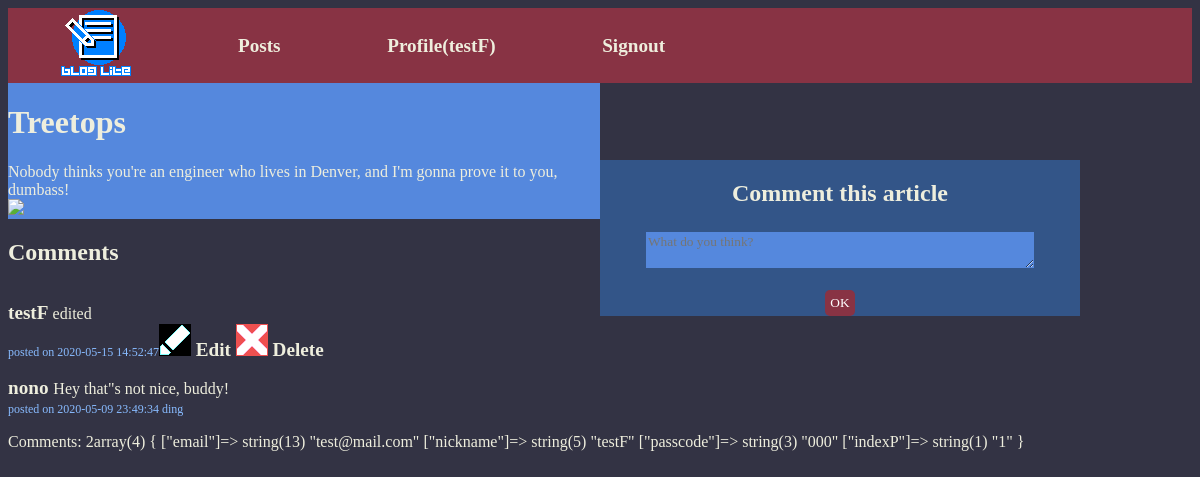
Page /?page=article&indexA=14 (signed in) on the committed database.
### tables this page shows
CREATE TABLE `article` (
  `title` varchar(255) DEFAULT NULL,
  `body` text,
  `submitDate` timestamp NOT NULL DEFAULT CURRENT_TIMESTAMP,
  `indexA` int(8) NOT NULL,
  `indexP` int(8) NOT NULL
);

CREATE TABLE `reaction` (
  `comment` text,
  `posted` datetime NOT NULL DEFAULT CURRENT_TIMESTAMP,
  `indexR` int(8) NOT NULL,
  `indexP` int(8) NOT NULL,
  `indexA` int(8) NOT NULL
);

CREATE TABLE `person` (
  `nickname` varchar(100) DEFAULT NULL,
  `email` varchar(50) DEFAULT NULL,
  `passcode` varchar(60) DEFAULT NULL,
  `indexP` int(8) NOT NULL
);

### Controller/postC.php (called while the page is built, shortened)
<?php
include('View/PostV.php');
class PostC extends PostM
	{
		public function __construct()
		{
			$this->DataObject = DB::accessDB();
		}
		public function readArticle($indexA)
		{
			$PostV = new PostV();
			$Article = $this->viewOnePost($indexA);
			$currentPic = $Article->fileURL;
			$currentTitle = $Article->title;
			$currentBody = $Article->body;
			$PostV->viewArticle ($currentTitle, $currentBody, $currentPic);
		}
	}
?>

### View/article.php (called while the page is built)
<?php
include('Controller/PostC.php');
include('Controller/commentC.php');
$indexA = $_GET['indexA'];
$PostC = new PostC();
$PostC->readArticle($indexA);
$CommentC = new CommentC();
$CommentC->newComment();

### Model/dbConnect.php (called while the page is built)
<?php
class DB
{
    public static function accessDB()
    {
        try
        {
            $DataObject = new PDO('mysql:host=localhost;dbname=projectdb', 'root', 'root');
            $DataObject->setAttribute(PDO::ATTR_ERRMODE, PDO::ERRMODE_EXCEPTION);
            return $DataObject;
        }
        catch (Exception $Error)
        {
            die ('Not connected to database <br>'. $Error->getMessage());
        }
    }
}

### Model/postM.php (called while the page is built, shortened)
<?php
	class PostM
	{
		public function viewOnePost($indexA)
		{
			$Article =  $this->DataObject->query("SELECT * FROM article WHERE indexA='$indexA'")->fetch(PDO::FETCH_OBJ);
			return $Article;
		}
	}

### Model/commentM.php (called while the page is built, shortened)
<?php
	class CommentM
	{
		public function viewComment($indexA)
		{
			return $this->DataObject->query("SELECT * FROM reaction INNER JOIN person ON reaction.indexP=person.indexP WHERE indexA='$indexA' ORDER BY posted DESC")->fetchAll();
		}
	}

### View/commentV.php (the view, shortened to what this page needs)
<?php
	class commentV
	{
		public function commentForm()
		{
			echo
			'<div class="author">
			<form method="POST" action="" name="reaction">
				<h2>Comment this article</h2>
				<textarea name="comment" placeholder="What do you think?"rows="2" cols="60"></textarea><br>
				<input class="send" type="submit" name="publish" value="OK">
			</form>
			</div>';
		}
		public function commentList($fetchResult)
        {
            echo "<h2>Comments</h2>";
			echo "<div>";
			$i = 0;
            foreach ($fetchResult as $key)
            {
				echo"<p><a href='?page=profile&indexP=" . $key['indexP'] . "'>" . $key['nickname'] . " </a>" . $key['comment'] . "<br><span class='notice'> posted on " . $key['posted'] . "</span>";
				if ($key['indexP'] == $_SESSION['indexP'])
				{
					echo '<a href="?page=editcomment&indexR=' . $key['indexR'] . '"><img alt="edit" src="img/edit.png"> Edit </a>
					<a href="?page=commdel&indexR=' . $key['indexR'] . '&indexA=' . $key['indexA'] . '"><img alt="delete" src="img/delete.png"> Delete </a></p>';
				}
				else
				{
					echo "<span class='notice'> ding </span></p>";
				}
				$i++;
			}
			echo"</div>";
			echo "Comments: " . $i;
		}
	}

### View/postV.php (shortened to what this page needs)
<?php
	class PostV
	{
		public function viewArticle($currentTitle, $currentBody, $currentPic)
		{
			echo
			'<div class="article">
			<h1>' . $currentTitle . '</h1>'. $currentBody . '<div><img src="Upload/' . $currentPic . '" ></div>
			</div>';
		}
	}

### Assets/style.css (style rules this page uses)
* { color: #EED; font-family: Georgia; transition: all 0.1s; }
.article { max-width: 50%; background: #58d; }
body { background: #334; }
a { text-decoration: none; font-weight: bold; font-size: 1.2em; margin: auto; }
form { display: flex; flex-direction: column; align-items: center; width: 80%; background: #358; justify-content: space-between; }
.author { position: fixed; right: 0%; top: 20%; width: 50%; }
input, textarea { background: #58d; width: 80%; border: none; color: #fff; margin: 1%; }
.send { padding: 5px; border-radius: 5px; background: #834; width: max-content; margin: auto; border: none; }
.notice { color: #8bf; font-size: 0.75em; }

### rows in the picture
article: title "Treetops", body "Nobody thinks you're an engineer who lives in Denver, and I'm gonna prove it to you, dumbass!"
reaction: indexP.nickname "testF", comment "edited", posted "2020-05-15 14:52:47"
reaction: indexP.nickname "nono", comment "Hey that\"s not nice, buddy!", posted "2020-05-09 23:49:34", shows "ding"

### other values in the picture
$_SESSION['nickname'] "testF"
$i "2"
